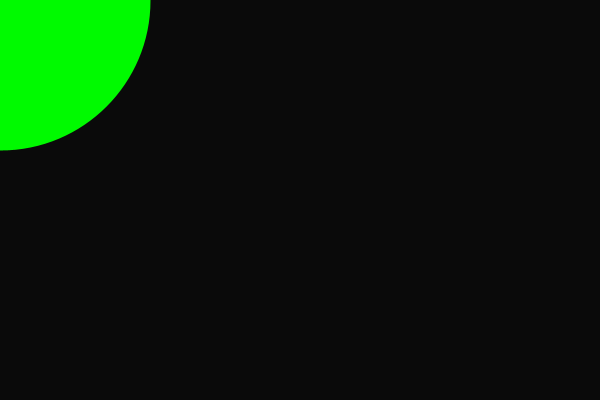
Frame 1 (no input)
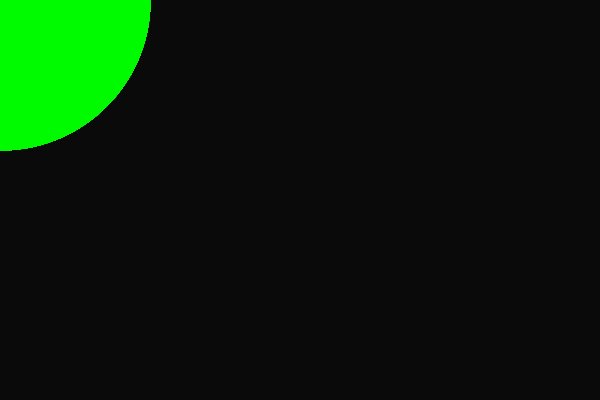
Frame 60 (the mouse pressed at the canvas centre just before this capture)
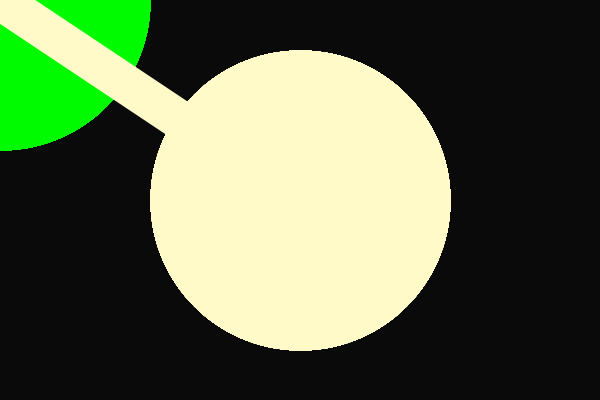
Frame 120 (the mouse held since frame 60 and released just before this capture)

The Processing sketch that drew these frames (run headless with seeded random() and noise(); from frame 60 on, the mouse is pressed at the canvas centre):

// Processing sketch: processing_11495
// ── processing_11495.pde

//programa simple de dibujo
//click en mouse para dibujar una recta
//aprieta cualquier tecla para borrar
void setup(){
size(600,400);
smooth();
background(10);
frameRate(300);
}
void draw(){
stroke(mouseX, 250 , mouseY); //puedo hacer esto mejor?
float distance = dist(pmouseX, pmouseY, mouseX, mouseY);
float maxStroke = 400;
strokeWeight(maxStroke - constrain(distance, 100, maxStroke));
line(pmouseX, pmouseY, mouseX, mouseY);
}
void mouseClicked(){
//dibuja un rectangulo donde el mouse fue clickeado
rectMode(CENTER);
fill(mouseY, 500, mouseX );
noStroke();
rect(mouseX, mouseY, 300, 300);
background(1);
frameRate(500);
strokeWeight(300);
stroke(100,10,100);
}
void keyPressed(){
//presiona tecla para borrar el Background
background(50);
strokeWeight(10);
frameRate(30);}
